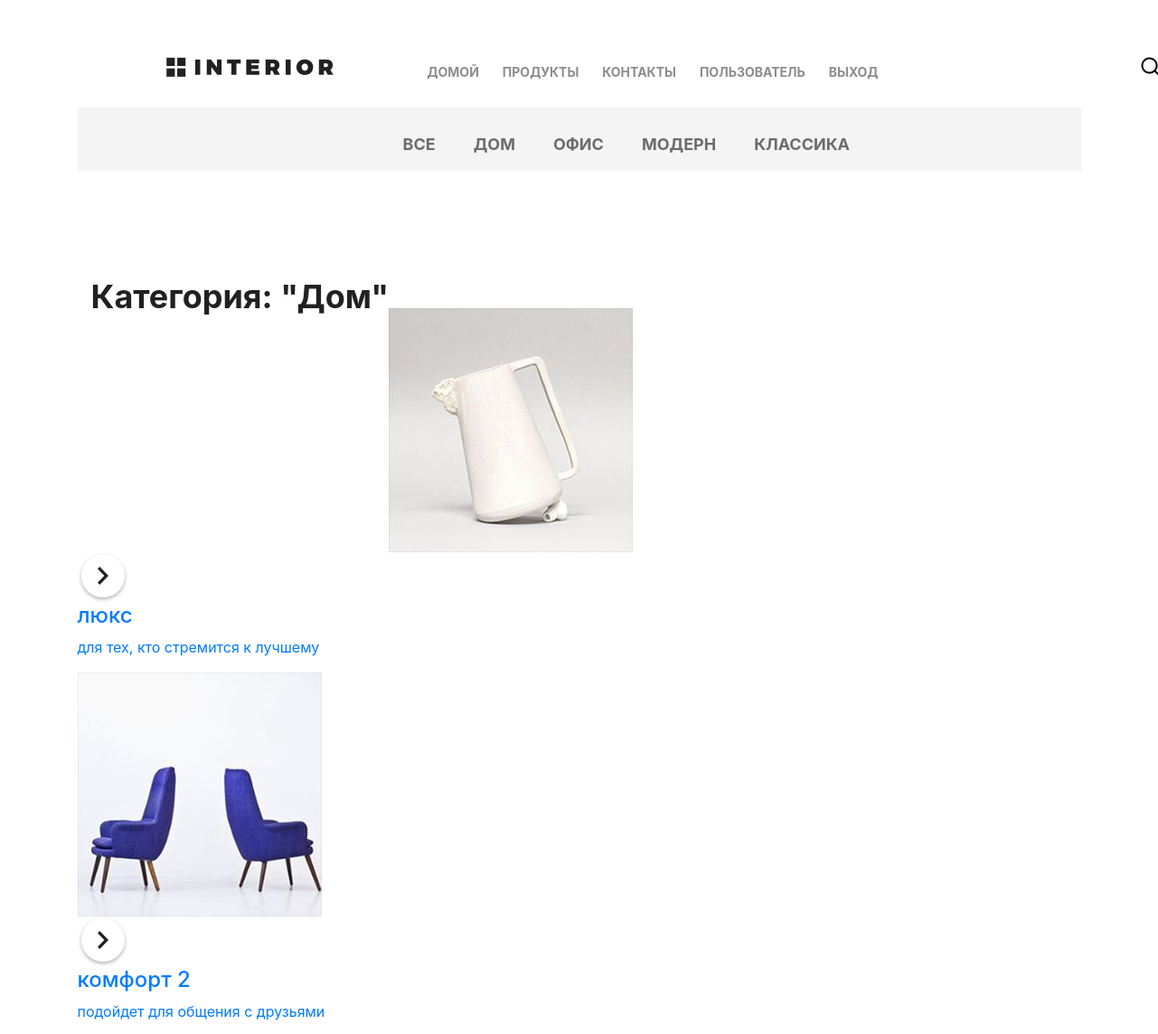
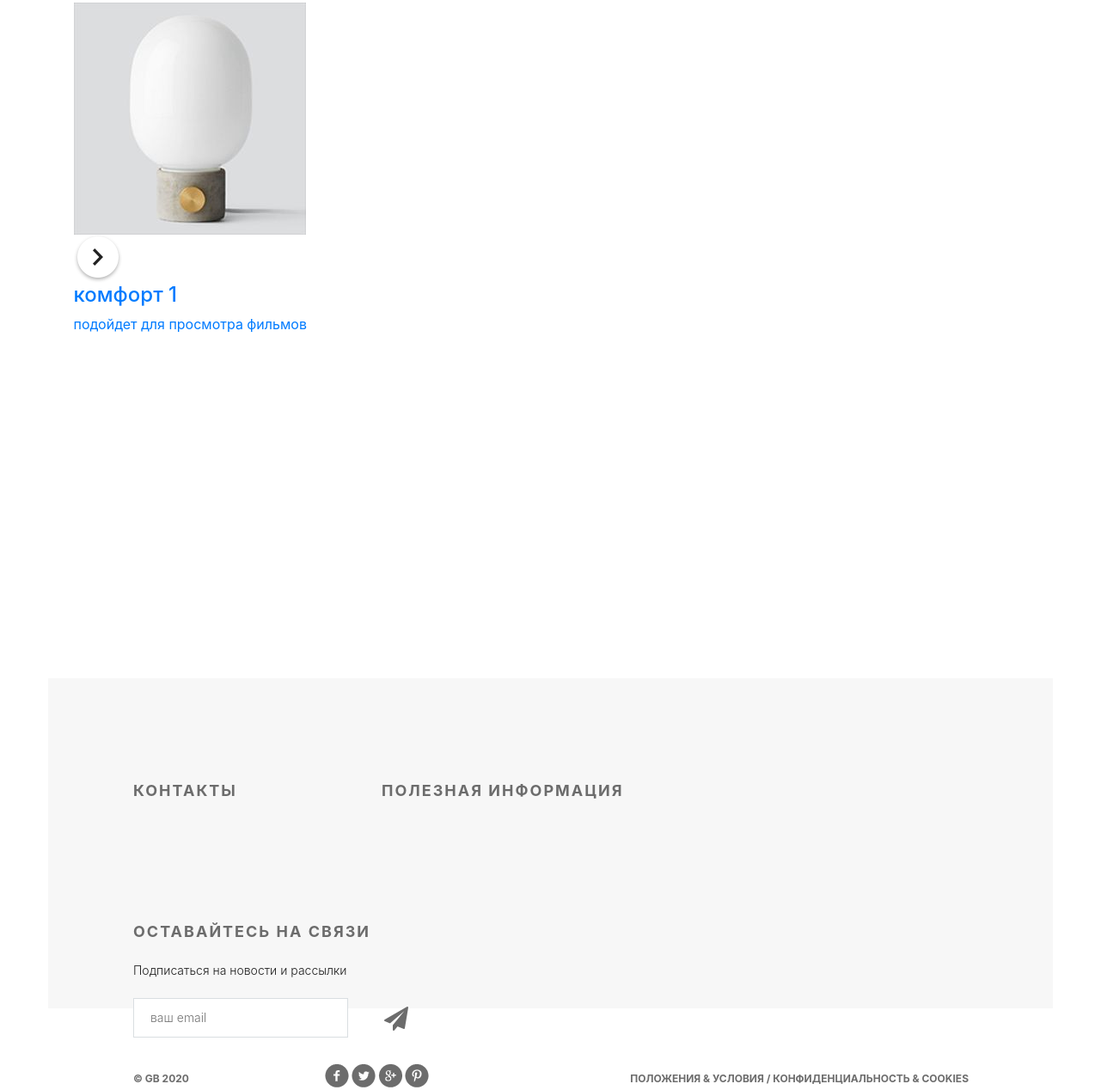
Page /products/1/ (signed in) on the committed database (2 pictures, top to bottom).
### mainapp/models.py (models this page shows, shortened)
class ProductCategory(models.Model):
    name = models.CharField(max_length=64, unique=True, verbose_name='имя')
    description = models.TextField(blank=True, verbose_name='описание')
    class Meta:
        verbose_name = 'категория'
        verbose_name_plural = 'категории'

class Product(models.Model):
    category = models.ForeignKey(ProductCategory, on_delete=models.CASCADE, verbose_name='категория')
    name = models.CharField(max_length=128, verbose_name='имя')
    image = models.ImageField(upload_to='products_images', blank=True, verbose_name='картинка')
    short_desc = models.CharField(max_length=128, blank=True, verbose_name='короткое описание')
    description = models.TextField(blank=True, verbose_name='полное описание')
    price = models.DecimalField(max_digits=8, decimal_places=2, default=0, verbose_name='цена')
    quantity = models.PositiveSmallIntegerField(default=0, verbose_name='количество')
    class Meta:
        verbose_name = 'товар'
        verbose_name_plural = 'товары'

### mainapp/views.py (the view)
# urls.py: path('products/', include('mainapp.urls', namespace='products')),
def products(request, pk=None):
    title = 'продукты'
    links_menu = ProductCategory.objects.all()
    basket = Basket.objects.filter(user=request.user)
    if pk is not None:
        if pk == 0:
            products_items = Product.objects.all()
            category = {'name': 'все'}
        else:
            category = get_object_or_404(ProductCategory, pk=pk)
            products_items = Product.objects.filter(category=category).order_by('-price')
        content = {
            'title': title,
            'links_menu': links_menu,
            'category': category,
            'products': products_items,
            'basket': basket
        }
        return render(request, 'mainapp/products_list.html', content)
    same_products = Product.objects.all()[3:5]
    content = {'title': title, 'links_menu': links_menu, 'same_products': same_products, 'basket': basket}
    return render(request, 'mainapp/products.html', content)

### mainapp/templates/mainapp/products_list.html
{% extends 'mainapp/base.html' %}
{% load static %}
{% block menu %}
    <div class="hero-white">
        <div class="header clearfix">
            <a href="/" class="logo"></a>
            {% include 'mainapp/includes/inc_main_menu.html' %}
        </div>
    </div>
{% endblock %}
{% block content %}
    <div class="details">
        <div class="links clearfix">
            {% include 'mainapp/includes/inc_categories_menu.html' %}
        </div>
        <div class="products_list">
            <div class="title clearfix">
                <h2>Категория: "{{ category.name|title }}"</h2>
            </div>
            <div class="category-products clearfix">
                {% for product in products %}
                    <div class="block">
                        <a href="{% url 'basket:add' product.pk %}">
                            <img src="/media/{{ product.image }}" alt="product">
                            <div class="text">
                                <img src="{% static 'img/icon-hover.png' %}" alt="hover">
                                <h4>{{ product.name }}</h4>
                                <p>{{ product.description }}</p>
                            </div>
                        </a>
                    </div>
                {% endfor %}
            </div>
        </div>
    </div>
    <div class="clr"></div>
{% endblock %}

### mainapp/templates/mainapp/includes/inc_categories_menu.html
<ul class="links-menu">
    <li>
        <a href="{% url 'products:category' 0 %}">все</a>
    </li>
    {% for link in links_menu %}
        <li><a
                href="{% url 'products:category' link.pk %}"
                {% if request.resolver_match.url_name == link.href %}class="active"{% endif %}>
            {{ link.name }}
        </a></li>
    {% endfor %}
</ul>

### static/css/style.css (style rules this page uses)
* { margin: 0; padding: 0; }
body { font-family: 'Montserrat', sans-serif; }
html, body { height: 100%; }
.clr { height: 384px; }
.logo { background-image: url(/static/img/logo.png); margin-top: 63px; width: 185px; height: 22px; float: left; }
.clearfix:after { content: ""; display: block; clear: both; }
.title { height: 152px; margin-right: 15px; }
.title h2 { float: left; margin-top: 118px; color: #212121; font-size: 36px; font-weight: 700; text-align: left; margin-left: 15px; }
.hero-white { background-color: #fff; height: 119px; padding-left: 98px; padding-right: 211px; position: relative; }
.links { height: 70px; background-color: #f4f4f4; position: relative; padding-left: 360px; }
.links-menu { margin: 27px auto 0px; position: absolute; }
.links-menu li { float: left; list-style-type: none; padding-right: 42px; }
.links-menu li a { text-decoration: none; color: #6c6c6c; font-size: 18px; font-weight: 700; text-transform: uppercase; }

### rows in the picture
ProductCategory: name "ДОМ", name "Дом"
ProductCategory: name "ОФИС"
ProductCategory: name "МОДЕРН"
ProductCategory: name "КЛАССИКА"
Product: image (picture), name "люкс", description "для тех, кто стремится к лучшему"
Product: image (picture), name "комфорт 2", description "подойдет для общения с друзьями"
Product: image (picture), name "комфорт 1", description "подойдет для просмотра фильмов"
